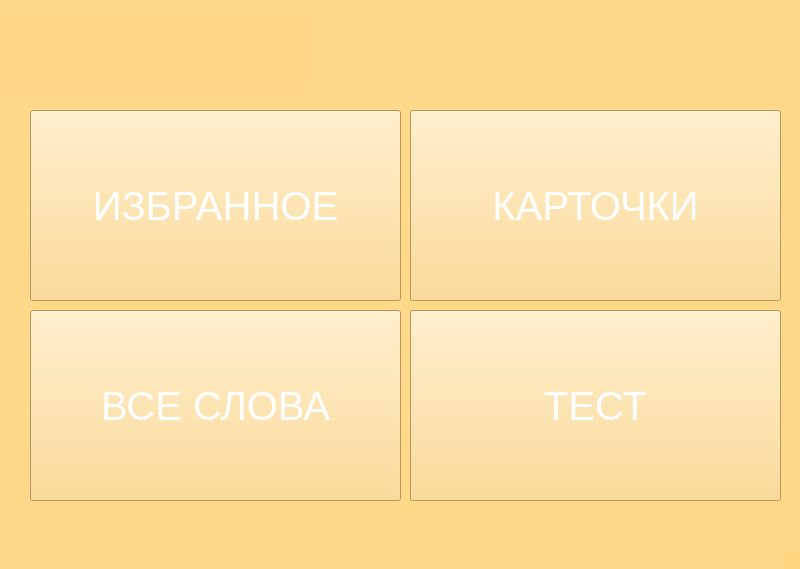
<?xml version="1.0" encoding="UTF-8"?>
<ui version="4.0">
 <class>MainWindow</class>
 <widget class="QMainWindow" name="MainWindow">
  <property name="geometry">
   <rect>
    <x>0</x>
    <y>0</y>
    <width>800</width>
    <height>569</height>
   </rect>
  </property>
  <property name="windowTitle">
   <string>MainWindow</string>
  </property>
  <property name="styleSheet">
   <string notr="true">background-color: rgba(255, 212, 121, 128);</string>
  </property>
  <widget class="QWidget" name="centralwidget">
   <widget class="QLabel" name="lbl_logo">
    <property name="geometry">
     <rect>
      <x>-10</x>
      <y>10</y>
      <width>321</width>
      <height>81</height>
     </rect>
    </property>
    <property name="styleSheet">
     <string notr="true">background-color: rgba(255, 147, 0, 8);</string>
    </property>
    <property name="text">
     <string/>
    </property>
    <property name="pixmap">
     <pixmap>logo.png</pixmap>
    </property>
   </widget>
   <widget class="QPushButton" name="btn_words">
    <property name="geometry">
     <rect>
      <x>30</x>
      <y>310</y>
      <width>371</width>
      <height>191</height>
     </rect>
    </property>
    <property name="font">
     <font>
      <pointsize>30</pointsize>
     </font>
    </property>
    <property name="styleSheet">
     <string notr="true">background-color: rgb(255, 212, 121);
color: rgb(255, 255, 255);</string>
    </property>
    <property name="text">
     <string>ВСЕ СЛОВА</string>
    </property>
   </widget>
   <widget class="QPushButton" name="btn_favourites">
    <property name="geometry">
     <rect>
      <x>30</x>
      <y>110</y>
      <width>371</width>
      <height>191</height>
     </rect>
    </property>
    <property name="font">
     <font>
      <pointsize>30</pointsize>
     </font>
    </property>
    <property name="styleSheet">
     <string notr="true">background-color: rgb(255, 212, 121);
color: rgb(255, 255, 255);</string>
    </property>
    <property name="text">
     <string>ИЗБРАННОЕ</string>
    </property>
   </widget>
   <widget class="QPushButton" name="btn_cards">
    <property name="geometry">
     <rect>
      <x>410</x>
      <y>110</y>
      <width>371</width>
      <height>191</height>
     </rect>
    </property>
    <property name="font">
     <font>
      <pointsize>30</pointsize>
     </font>
    </property>
    <property name="styleSheet">
     <string notr="true">background-color: rgb(255, 212, 121);
color: rgb(255, 255, 255);</string>
    </property>
    <property name="text">
     <string>КАРТОЧКИ</string>
    </property>
   </widget>
   <widget class="QPushButton" name="btn_test">
    <property name="geometry">
     <rect>
      <x>410</x>
      <y>310</y>
      <width>371</width>
      <height>191</height>
     </rect>
    </property>
    <property name="font">
     <font>
      <pointsize>30</pointsize>
     </font>
    </property>
    <property name="styleSheet">
     <string notr="true">background-color: rgb(255, 212, 121);
color: rgb(255, 255, 255);</string>
    </property>
    <property name="text">
     <string>ТЕСТ</string>
    </property>
   </widget>
  </widget>
  <widget class="QMenuBar" name="menubar">
   <property name="geometry">
    <rect>
     <x>0</x>
     <y>0</y>
     <width>800</width>
     <height>21</height>
    </rect>
   </property>
  </widget>
  <widget class="QStatusBar" name="statusbar"/>
 </widget>
 <resources/>
 <connections/>
</ui>
